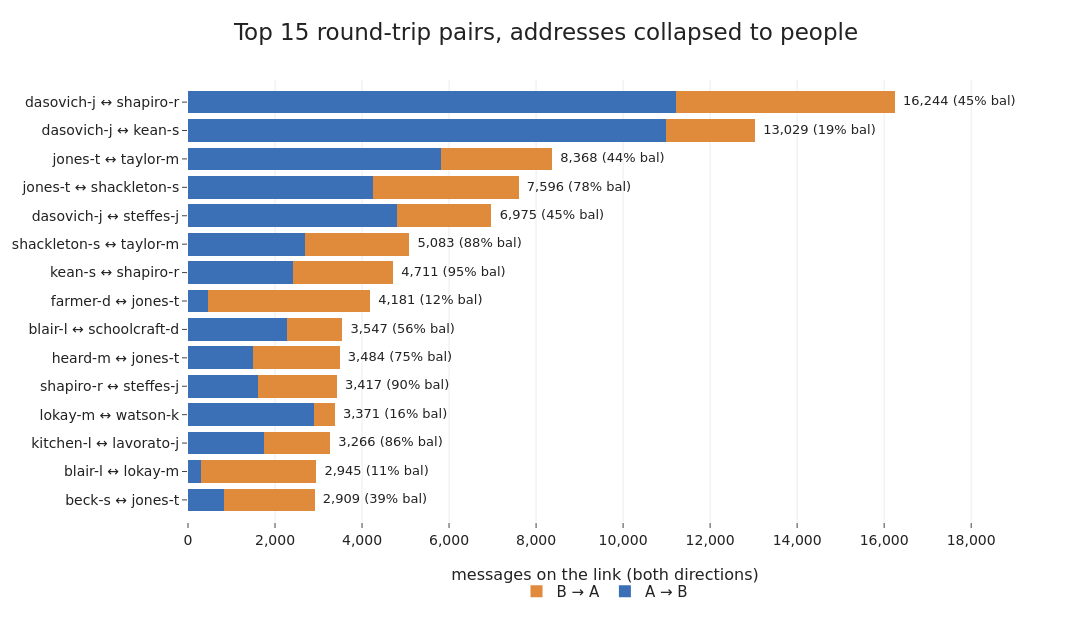

The code cell stored with this chart in its notebook:
### Markdown cell above
## D. Round-trips and a cluster that cycles mail, on people

With the address-to-person map in hand we can redraw the round-trip chart so
that the same person sits in one row, and then look for the structure the
reviewer asked about: a group whose members all send mail to each other rather
than just to a common hub.

### Code cell
# People-level internal edges from the clean recipient table: To-channel,
# internal->internal, distribution lists and self-mail removed, addresses
# already normalised so one person is one node. Each owner's mailbox maps its
# normalised sending addresses to the owner handle so the graph counts people.
o2 = msg.dropna(subset=["from_addr_norm"]).query("from_addr_norm != ''")
o2 = o2.drop_duplicates("from_addr_norm")
addr2person = dict(zip(o2["from_addr_norm"], o2["mailbox_owner"]))
def to_person(a):
    return addr2person.get(a, a)

ei = rcp.merge(msg[["message_id", "from_addr_norm"]], on="message_id")
ei = ei[(ei["channel"] == "to") & ei["is_internal_recipient"]
        & ~ei["recipient_is_list"] & ~ei["is_self"]]
ei = ei[(ei["from_addr_norm"] != "") & (ei["recipient_addr_norm"] != "")]
ei["pf"] = ei["from_addr_norm"].map(to_person)
ei["pt"] = ei["recipient_addr_norm"].map(to_person)
ei = ei[ei["pf"] != ei["pt"]]
pcount = ei.groupby(["pf", "pt"]).size()
pset = set(pcount.index)

seen, rows = set(), []
for (a, b) in pcount.index:
    if (b, a) in pset:
        key = tuple(sorted((a, b)))
        if key in seen:
            continue
        seen.add(key)
        rows.append((key[0], key[1],
                     int(pcount.get((key[0], key[1]), 0)),
                     int(pcount.get((key[1], key[0]), 0))))
rt = pd.DataFrame(rows, columns=["a", "b", "ab", "ba"])
rt["total"] = rt["ab"] + rt["ba"]
rt = rt.sort_values("total", ascending=False).head(15).reset_index(drop=True)

def short(x):
    return x if "@" not in x else x.split("@")[0]
labels = [f"{short(a)} ↔ {short(b)}" for a, b in zip(rt["a"], rt["b"])]
tot_txt = [f"  {t:,} ({(min(ab,ba)/max(ab,ba) if max(ab,ba) else 0):.0%} bal)"
           for t, ab, ba in zip(rt["total"], rt["ab"], rt["ba"])]

fig = go.Figure()
fig.add_trace(go.Bar(y=labels, x=rt["ab"], orientation="h", name="A → B", marker_color=BLUE))
fig.add_trace(go.Bar(y=labels, x=rt["ba"], orientation="h", name="B → A", marker_color=ORANGE))
fig.add_trace(go.Scatter(y=labels, x=rt["total"], mode="text", text=tot_txt,
    textposition="middle right", textfont=dict(size=13), showlegend=False))
fig.update_layout(barmode="stack",
    title="Top 15 round-trip pairs, addresses collapsed to people",
    legend=dict(orientation="h", y=-0.12, x=0.5, xanchor="center"))
fig.update_xaxes(title_text="messages on the link (both directions)", tickformat=",",
    range=[0, rt["total"].max() * 1.18])
fig.update_yaxes(categoryorder="array", categoryarray=labels, autorange="reversed",
                 showgrid=False)
save_fig(fig, "d1_roundtrip_people.png", w=1150, h=620)

### Figure 1 — Plotly figure (JSON) as saved in the notebook; plotly's stock layout.template omitted (floating-point values rounded to 4 significant figures)
{"data": [{"marker": {"color": "#3b6fb6"}, "name": "A → B", "orientation": "h", "type": "bar", "x": [11212, 10985, 5811, 4256, 4808, 2698, 2418, 460, 2269, 1496, 1614, 2899, 1757, 301, 816], "y": ["dasovich-j ↔ shapiro-r", "dasovich-j ↔ kean-s", "jones-t ↔ taylor-m", "jones-t ↔ shackleton-s", "dasovich-j ↔ steffes-j", "shackleton-s ↔ taylor-m", "kean-s ↔ shapiro-r", "farmer-d ↔ jones-t", "blair-l ↔ schoolcraft-d", "heard-m ↔ jones-t", "shapiro-r ↔ steffes-j", "lokay-m ↔ watson-k", "kitchen-l ↔ lavorato-j", "blair-l ↔ lokay-m", "beck-s ↔ jones-t"]}, {"marker": {"color": "#e08a3c"}, "name": "B → A", "orientation": "h", "type": "bar", "x": [5032, 2044, 2557, 3340, 2167, 2385, 2293, 3721, 1278, 1988, 1803, 472, 1509, 2644, 2093], "y": ["dasovich-j ↔ shapiro-r", "dasovich-j ↔ kean-s", "jones-t ↔ taylor-m", "jones-t ↔ shackleton-s", "dasovich-j ↔ steffes-j", "shackleton-s ↔ taylor-m", "kean-s ↔ shapiro-r", "farmer-d ↔ jones-t", "blair-l ↔ schoolcraft-d", "heard-m ↔ jones-t", "shapiro-r ↔ steffes-j", "lokay-m ↔ watson-k", "kitchen-l ↔ lavorato-j", "blair-l ↔ lokay-m", "beck-s ↔ jones-t"]}, {"mode": "text", "showlegend": false, "text": ["  16,244 (45% bal)", "  13,029 (19% bal)", "  8,368 (44% bal)", "  7,596 (78% bal)", "  6,975 (45% bal)", "  5,083 (88% bal)", "  4,711 (95% bal)", "  4,181 (12% bal)", "  3,547 (56% bal)", "  3,484 (75% bal)", "  3,417 (90% bal)", "  3,371 (16% bal)", "  3,266 (86% bal)", "  2,945 (11% bal)", "  2,909 (39% bal)"], "textfont": {"size": 13}, "textposition": "middle right", "type": "scatter", "x": [16244, 13029, 8368, 7596, 6975, 5083, 4711, 4181, 3547, 3484, 3417, 3371, 3266, 2945, 2909], "y": ["dasovich-j ↔ shapiro-r", "dasovich-j ↔ kean-s", "jones-t ↔ taylor-m", "jones-t ↔ shackleton-s", "dasovich-j ↔ steffes-j", "shackleton-s ↔ taylor-m", "kean-s ↔ shapiro-r", "farmer-d ↔ jones-t", "blair-l ↔ schoolcraft-d", "heard-m ↔ jones-t", "shapiro-r ↔ steffes-j", "lokay-m ↔ watson-k", "kitchen-l ↔ lavorato-j", "blair-l ↔ lokay-m", "beck-s ↔ jones-t"]}], "layout": {"barmode": "stack", "height": 620, "legend": {"orientation": "h", "x": 0.5, "xanchor": "center", "y": -0.12}, "margin": {"b": 80, "l": 90, "r": 70, "t": 80}, "title": {"text": "Top 15 round-trip pairs, addresses collapsed to people"}, "width": 1150, "xaxis": {"range": [0, 19170.0], "tickformat": ",", "title": {"text": "messages on the link (both directions)"}}, "yaxis": {"autorange": "reversed", "categoryarray": ["dasovich-j ↔ shapiro-r", "dasovich-j ↔ kean-s", "jones-t ↔ taylor-m", "jones-t ↔ shackleton-s", "dasovich-j ↔ steffes-j", "shackleton-s ↔ taylor-m", "kean-s ↔ shapiro-r", "farmer-d ↔ jones-t", "blair-l ↔ schoolcraft-d", "heard-m ↔ jones-t", "shapiro-r ↔ steffes-j", "lokay-m ↔ watson-k", "kitchen-l ↔ lavorato-j", "blair-l ↔ lokay-m", "beck-s ↔ jones-t"], "categoryorder": "array", "showgrid": false}}}
